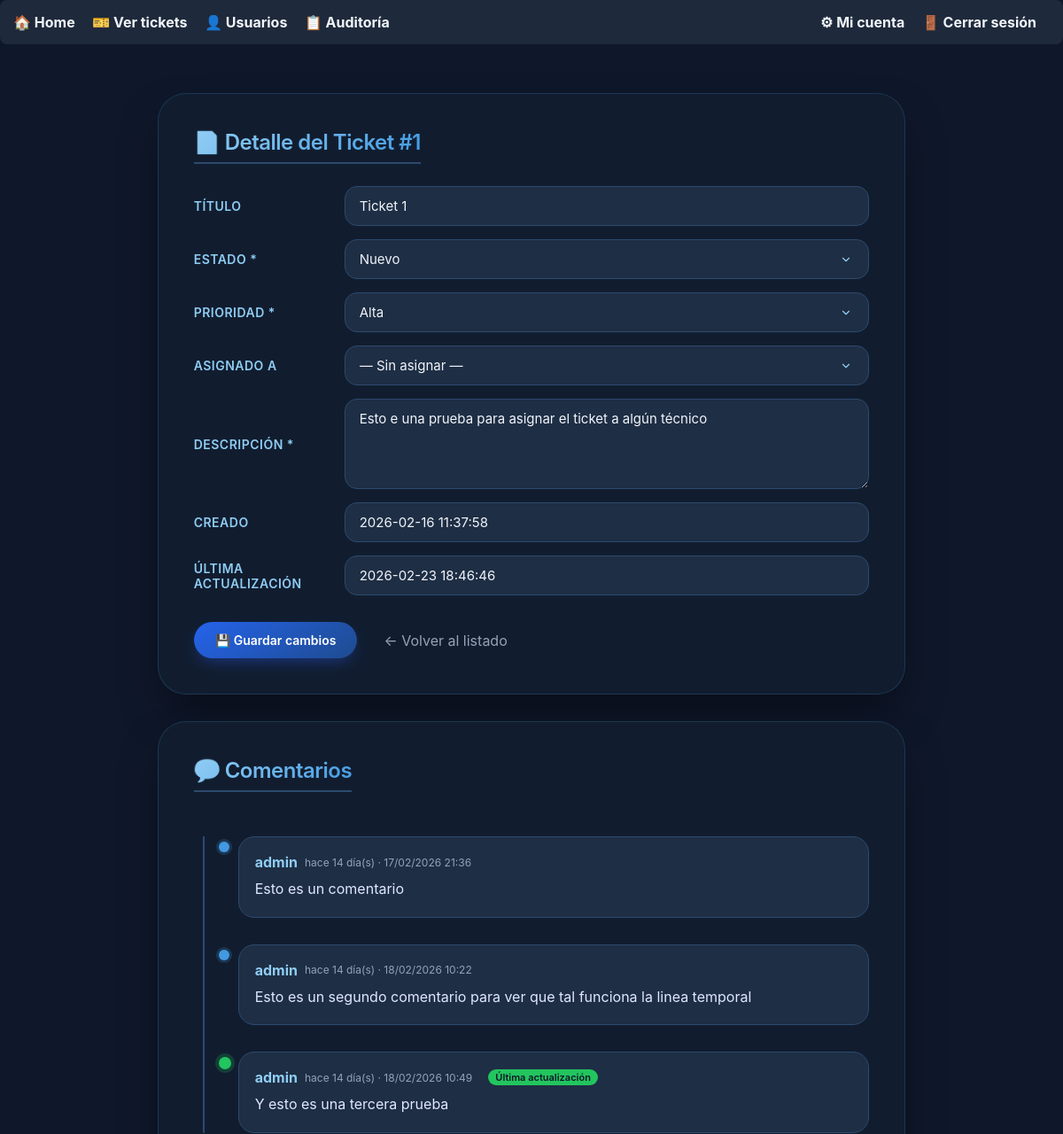
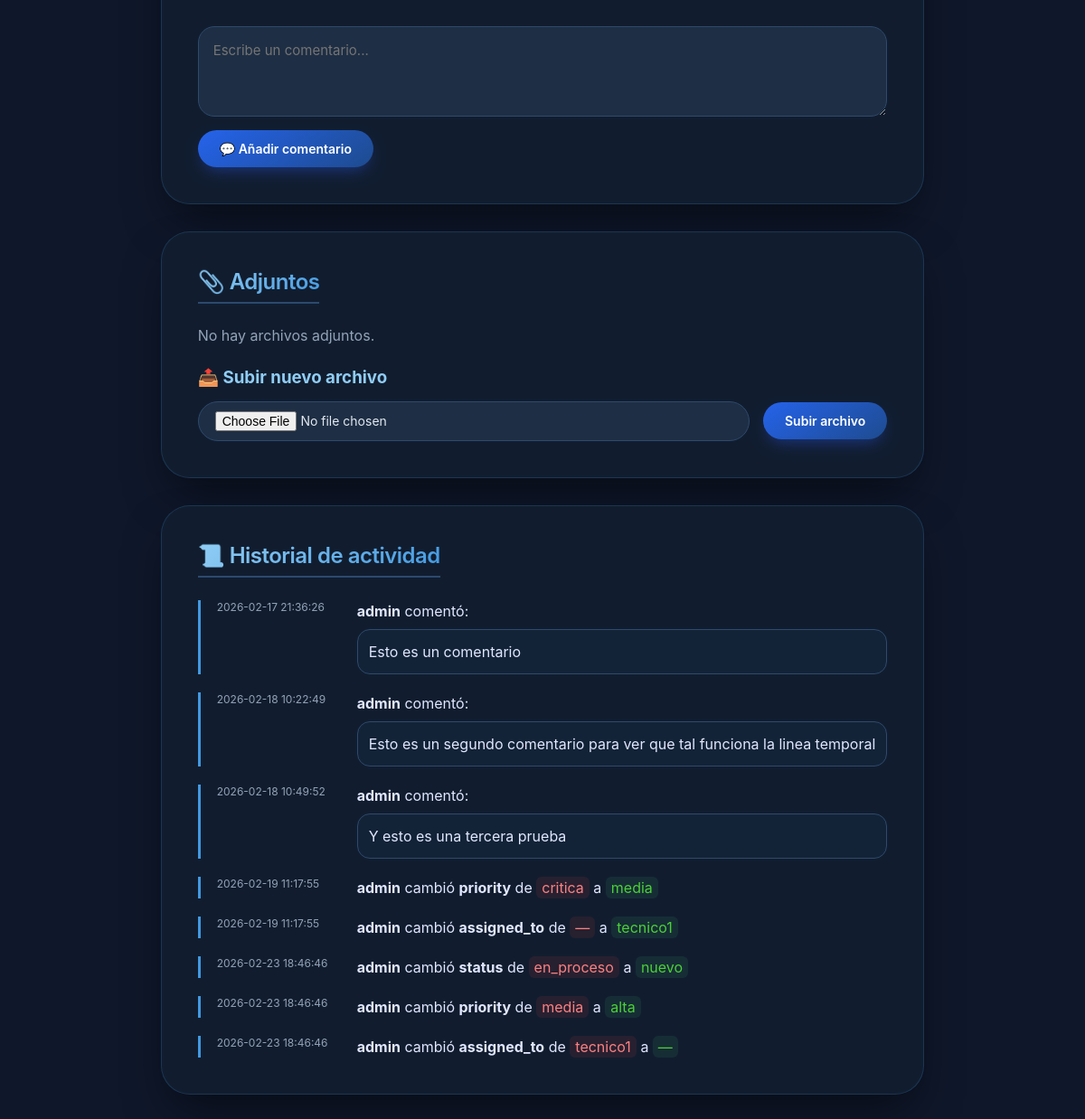
The page /ticket_detail.php?id=1 (signed in) on the database its author committed (2 pictures, top to bottom).
### tables this page shows
CREATE TABLE tickets (
            id INTEGER PRIMARY KEY AUTOINCREMENT,
            title TEXT NOT NULL,
            description TEXT NOT NULL,
            status TEXT NOT NULL,
            priority TEXT NOT NULL,
            category TEXT NOT NULL,
            created_by INTEGER NOT NULL,
            assigned_to INTEGER NULL,
            created_at TEXT NOT NULL DEFAULT (datetime('now')),
            updated_at TEXT NOT NULL DEFAULT (datetime('now')),

            FOREIGN KEY (created_by) REFERENCES users(id) ON DELETE CASCADE,
            FOREIGN KEY (assigned_to) REFERENCES users(id) ON DELETE SET NULL
        );

CREATE TABLE historial_cambios (
            id INTEGER PRIMARY KEY AUTOINCREMENT,
            ticket_id INTEGER NOT NULL,
            user_id INTEGER NOT NULL,
            campo_modificado TEXT NOT NULL,
            valor_anterior TEXT,
            valor_nuevo TEXT,
            fecha_cambio TEXT NOT NULL DEFAULT (datetime('now')),

            FOREIGN KEY (ticket_id) REFERENCES tickets(id) ON DELETE CASCADE,
            FOREIGN KEY (user_id) REFERENCES users(id) ON DELETE CASCADE
        );

CREATE TABLE ticket_comments (
            id INTEGER PRIMARY KEY AUTOINCREMENT,
            ticket_id INTEGER NOT NULL,
            user_id INTEGER NOT NULL,
            comment TEXT NOT NULL,
            created_at TEXT NOT NULL DEFAULT (datetime('now')),

            FOREIGN KEY (ticket_id) REFERENCES tickets(id) ON DELETE CASCADE,
            FOREIGN KEY (user_id) REFERENCES users(id) ON DELETE CASCADE
        );

CREATE TABLE users (
            id INTEGER PRIMARY KEY AUTOINCREMENT,
            username TEXT NOT NULL UNIQUE,
            password_hash TEXT NOT NULL,
            role TEXT NOT NULL CHECK(role IN ('admin','tecnico','lector')),
            created_at TEXT NOT NULL DEFAULT (datetime('now'))
        );

### public/ticket_detail.php (called while the page is built, shortened)
<?php
require_once __DIR__ . '/../app/audit.php';
$db->setAttribute(PDO::ATTR_ERRMODE, PDO::ERRMODE_EXCEPTION);
$id = filter_input(INPUT_GET, 'id', FILTER_VALIDATE_INT);
$stmt = $db->prepare("
    SELECT t.*, u.username AS assigned_user
    FROM tickets t
    LEFT JOIN users u ON t.assigned_to = u.id
    WHERE t.id = :id
");
$stmt->execute([':id' => $id]);
$ticket = $stmt->fetch(PDO::FETCH_ASSOC);
$stmt = $db->prepare("
    SELECT a.*, u.username
    FROM attachments a
    LEFT JOIN users u ON a.uploaded_by = u.id
    WHERE a.ticket_id = :ticket_id
    ORDER BY a.created_at DESC
");
$stmt->execute([':ticket_id' => $id]);
$attachments = $stmt->fetchAll(PDO::FETCH_ASSOC);
$ticket['assigned_to'] = $ticket['assigned_to'] ?? null;
$ticket['updated_at']  = $ticket['updated_at'] ?? null;
$ticket['description'] = $ticket['description'] ?? '';
$ticket['status']      = $ticket['status'] ?? '';
$ticket['priority']    = $ticket['priority'] ?? '';
$stmtComments = $db->prepare("
    SELECT c.*, u.username
    FROM ticket_comments c
    LEFT JOIN users u ON c.user_id = u.id
    WHERE c.ticket_id = :ticket_id
    ORDER BY c.created_at ASC
");
$stmtComments->execute([':ticket_id' => $id]);
$comments = $stmtComments->fetchAll(PDO::FETCH_ASSOC);
$stmtHistorial = $db->prepare("
    SELECT h.*, u.username
    FROM historial_cambios h
    LEFT JOIN users u ON h.user_id = u.id
    WHERE h.ticket_id = :ticket_id
    ORDER BY h.fecha_cambio ASC
");
$stmtHistorial->execute([':ticket_id' => $id]);
$historial = $stmtHistorial->fetchAll(PDO::FETCH_ASSOC);
$timeline = [];
foreach ($comments as $comment) {
    $timeline[] = [
        'type'       => 'comment',
        'created_at' => $comment['created_at'],
        'data'       => $comment
    ];
}
foreach ($historial as $change) {
    $timeline[] = [
        'type'       => 'change',
        'created_at' => $change['fecha_cambio'],
        'data'       => $change
    ];
}
usort($timeline, function ($a, $b) {
    return strtotime($a['created_at']) <=> strtotime($b['created_at']);
});
$userMap = [];
$stmtUsers = $db->prepare("SELECT id, username FROM users WHERE role IN ('admin', 'tecnico')");
$stmtUsers->execute();
while ($row = $stmtUsers->fetch(PDO::FETCH_ASSOC)) {
    $userMap[$row['id']] = $row['username'];
}
require_once __DIR__ . '/../views/partials/menu.php';
require_once __DIR__ . '/../views/tickets/detail.php';

### views/tickets/detail.php (the view, shortened to what this page needs)
<div class="detail-wrapper">
    <div class="detail-card">
        <h1 class="section-title">📄 Detalle del Ticket #<?= htmlspecialchars($ticket['id']) ?></h1>
        <?php if ($_SESSION['role'] === 'lector'): ?>
            <div class="detail-grid">
                <label>Título</label>
                <div><?= htmlspecialchars($ticket['title']) ?></div>
                <label>Estado</label>
                <div><?= ucfirst($ticket['status'] ?: 'Sin estado') ?></div>
                <label>Prioridad</label>
                <div><?= ucfirst($ticket['priority'] ?: 'Sin prioridad') ?></div>
                <label>Asignado a</label>
                <div><?= htmlspecialchars($ticket['assigned_user'] ?? 'Sin asignar') ?></div>
                <label>Descripción</label>
                <div><?= nl2br(htmlspecialchars($ticket['description'])) ?></div>
                <label>Creado</label>
                <div><?= htmlspecialchars($ticket['created_at']) ?></div>
                <label>Última actualización</label>
                <div><?= htmlspecialchars($ticket['updated_at']) ?></div>
            </div>
            <a href="tickets_view.php" class="btn-back">← Volver al listado</a>
        <?php else: ?>
            <form method="POST" action="">
                <div class="detail-grid">
                    <label>Título</label>
                    <div><?= htmlspecialchars($ticket['title']) ?></div>
                    <label>Estado *</label>
                    <select name="status" required>
                        <?php foreach (TICKET_STATUS as $s): ?>
                            <option value="<?= $s ?>" <?= $ticket['status'] === $s ? 'selected' : '' ?>>
                                <?= ucfirst($s) ?>
                            </option>
                        <?php endforeach; ?>
                    </select>
                    <label>Prioridad *</label>
                    <select name="priority" required>
                        <?php foreach (TICKET_PRIORITY as $p): ?>
                            <option value="<?= $p ?>" <?= $ticket['priority'] === $p ? 'selected' : '' ?>>
                                <?= ucfirst($p) ?>
                            </option>
                        <?php endforeach; ?>
                    </select>
                    <label>Asignado a</label>
                    <select name="assigned_to">
                        <option value="">— Sin asignar —</option>
                    </select>
                    <label>Descripción *</label>
                    <textarea name="description" rows="4" required><?= htmlspecialchars($ticket['description']) ?></textarea>
                    <label>Creado</label>
                    <div><?= htmlspecialchars($ticket['created_at']) ?></div>
                    <label>Última actualización</label>
                    <div><?= htmlspecialchars($ticket['updated_at']) ?></div>
                </div>
                <div style="display: flex; gap: 15px; align-items: center; margin-top: 20px;">
                    <button type="submit" class="btn-primary">💾 Guardar cambios</button>
                    <a href="tickets_view.php" class="btn-back">← Volver al listado</a>
                </div>
            </form>
        <?php endif; ?>
    </div>
    <div class="detail-card">
        <h2 class="section-title">💬 Comentarios</h2>
        <?php if (!empty($comments)): ?>
            <div class="timeline">
                <?php
                $totalComments = count($comments);
                foreach ($comments as $index => $c):
                    $isLast = ($index === $totalComments - 1);
                    $username = $c['username'] ?? 'Usuario';
                    $date = new DateTime($c['created_at']);
                    $now = new DateTime();
                    $diff = $now->diff($date);
                    if ($diff->d > 0) {
                        $timeAgo = "hace " . $diff->d . " día(s)";
                    } elseif ($diff->h > 0) {
                        $timeAgo = "hace " . $diff->h . " hora(s)";
                    } elseif ($diff->i > 0) {
                        $timeAgo = "hace " . $diff->i . " minuto(s)";
                    } else {
                        $timeAgo = "justo ahora";
                    }
                    $exactDate = $date->format('d/m/Y H:i');
                ?>
                    <div class="timeline-item <?= $isLast ? 'timeline-latest' : '' ?>">
                        <div class="timeline-marker"></div>
                        <div class="comment-content">
                            <div class="comment-header">
                                <span class="comment-author"><?= htmlspecialchars($username) ?></span>
                                <span class="comment-date"><?= $timeAgo ?> · <?= $exactDate ?></span>
                                <?php if ($isLast): ?>
                                    <span class="timeline-badge">Última actualización</span>
                                <?php endif; ?>
                            </div>
                            <div class="comment-text">
                                <?= nl2br(htmlspecialchars($c['comment'])) ?>
                            </div>
                        </div>
                    </div>
                <?php endforeach; ?>
            </div>
        <?php else: ?>
            <p style="color: #94a3b8;">📭 No hay comentarios todavía.</p>
        <?php endif; ?>
        <?php if ($_SESSION['role'] !== 'lector'): ?>
            <form method="POST" action="" class="comment-form">
                <textarea name="comment" placeholder="Escribe un comentario..." required></textarea>
                <button type="submit" class="btn-primary">💬 Añadir comentario</button>
            </form>
        <?php endif; ?>
    </div>
    <div class="detail-card">
        <h2 class="section-title">📎 Adjuntos</h2>
        <?php if (empty($attachments)): ?>
            <p style="color: #94a3b8;">No hay archivos adjuntos.</p>
        <?php endif; ?>
        <?php if ($_SESSION['role'] !== 'lector'): ?>
            <h3 style="margin: 25px 0 15px; color: #90cdf4;">📤 Subir nuevo archivo</h3>
            <form action="upload_attachment.php" method="POST" enctype="multipart/form-data" class="upload-form">
                <input type="file" name="attachment" required class="file-input">
                <button type="submit" class="btn-primary">Subir archivo</button>
            </form>
        <?php endif; ?>
    </div>
    <div class="detail-card">
        <h2 class="section-title">📜 Historial de actividad</h2>
        <?php if (empty($timeline)): ?>
            <p class="empty-history">No hay actividad registrada aún.</p>
        <?php else: ?>
            <div class="history-list">
                <?php foreach ($timeline as $item): ?>
                    <div class="history-item">
                        <div class="history-date"><?= htmlspecialchars($item['created_at']) ?></div>
                        <div class="history-content">
                            <?php if ($item['type'] === 'comment'): ?>
                                <p>
                                    <strong><?= htmlspecialchars($item['data']['username']) ?></strong> comentó:
                                </p>
                                <div class="history-box">
                                    <?= nl2br(htmlspecialchars($item['data']['comment'])) ?>
                                </div>
                            <?php elseif ($item['type'] === 'change'):
                                $campo = $item['data']['campo_modificado'];
                                $oldRaw = $item['data']['valor_anterior'];
                                $newRaw = $item['data']['valor_nuevo'];
                                if ($campo === 'assigned_to' && isset($userMap)) {
                                    $oldDisplay = (is_numeric($oldRaw) && isset($userMap[$oldRaw])) ? $userMap[$oldRaw] : ($oldRaw ?: '—');
                                    $newDisplay = (is_numeric($newRaw) && isset($userMap[$newRaw])) ? $userMap[$newRaw] : ($newRaw ?: '—');
                                } else {
                                    $oldDisplay = $oldRaw ?: '—';
                                    $newDisplay = $newRaw ?: '—';
                                }
                            ?>
                                <p>
                                    <strong><?= htmlspecialchars($item['data']['username']) ?></strong>
                                    cambió
                                    <strong><?= htmlspecialchars($campo) ?></strong>
                                    de <span class="old-value"><?= htmlspecialchars($oldDisplay) ?></span>
                                    a <span class="new-value"><?= htmlspecialchars($newDisplay) ?></span>
                                </p>
                            <?php endif; ?>
                        </div>
                    </div>
                <?php endforeach; ?>
            </div>
        <?php endif; ?>
    </div>
</div>

### rows shown on the page
tickets: id "1", title "Ticket 1", status "Nuevo", priority "Alta", description "Esto e una prueba para asignar el ticket a algún técnico", created_at "2026-02-16 11:37:58", updated_at "2026-02-23 18:46:46"
ticket_comments: user.username "admin", created_at "hace 14 día(s)", created_at "17/02/2026 21:36", comment "Esto es un comentario", created_at "2026-02-17 21:36:26"
ticket_comments: user.username "admin", created_at "hace 14 día(s)", created_at "18/02/2026 10:22", comment "Esto es un segundo comentario para ver que tal funciona la linea temporal", created_at "2026-02-18 10:22:49"
ticket_comments: user.username "admin", created_at "hace 14 día(s)", created_at "18/02/2026 10:49", shows "Última actualización", comment "Y esto es una tercera prueba", created_at "2026-02-18 10:49:52"
historial_cambios: created_at "2026-02-19 11:17:55", user.username "admin", campo_modificado "priority", valor_anterior "critica", valor_nuevo "media"
historial_cambios: created_at "2026-02-19 11:17:55", user.username "admin", campo_modificado "assigned_to", oldDisplay "—", valor_nuevo "tecnico1"
historial_cambios: created_at "2026-02-23 18:46:46", user.username "admin", campo_modificado "status", valor_anterior "en_proceso", valor_nuevo "nuevo"
historial_cambios: created_at "2026-02-23 18:46:46", user.username "admin", campo_modificado "priority", valor_anterior "media", valor_nuevo "alta"
historial_cambios: created_at "2026-02-23 18:46:46", user.username "admin", campo_modificado "assigned_to", valor_anterior "tecnico1", newDisplay "—"
